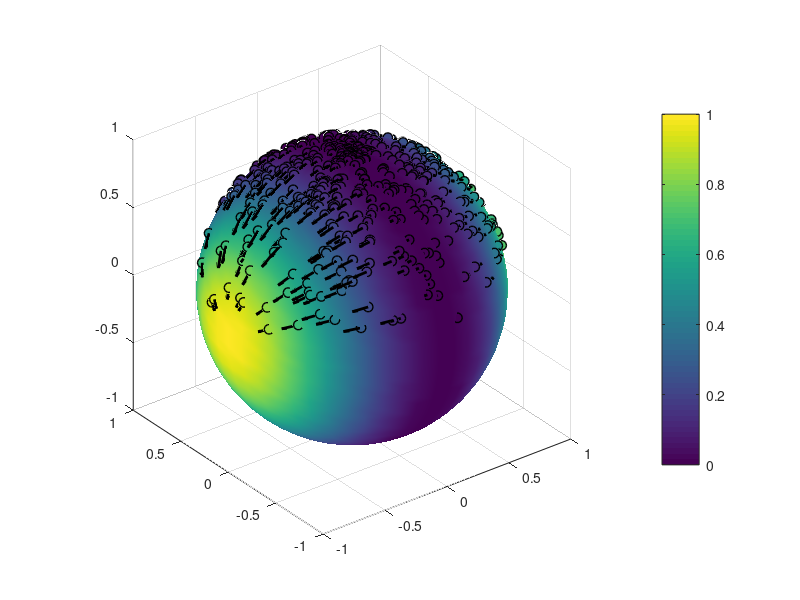

This figure's MATLAB source: (Note: this script raises an error after producing the figure.)
% Compact embedded submanifold AMG (e.g., a sphere)
clc; close all; clearvars; rng(47);

%% The sphere
% generate random values in parametrization domain
N = 500;
% entire upper hemisphere
r = 0.99*rand(N,1); th = 2*pi*rand(N,1);
% smaller neighborhood(s)
% r = (0.75-0.25)*rand(N,1)+ 0.25; th = pi/4*rand(N,1);
% r = (0.9-0.7)*rand(N,1)+ 0.7; th = pi/2*rand(N,1);
% r = 0.99*rand(N,1); th = pi/4*rand(N,1);
% r = 0.25*rand(N,1); th = 2*pi*rand(N,1);

% sample random ball in parametrization domain
S = r.*[cos(th),sin(th)];
% sample random directions
V = 2*rand(N,2) - 1; V = V./sqrt(sum(V.^2,2));
% mesh the entire sphere
nmesh = 50; [XX,YY,ZZ] = sphere(nmesh);

% parametrize upper hemisphere
Zcurv = @(X,Y) sqrt(1-X.^2 - Y.^2); Z = Zcurv(S(:,1),S(:,2));
P = [S(:,1),S(:,2),Z];
% partials of sphere parametrization
Zx = @(X,Y) -X./(sqrt(1-X.^2 - Y.^2)); Zy = @(X,Y) -Y./(sqrt(1-X.^2 - Y.^2));
% Jacobian of sphere parametrization
J = @(X,Y) [repmat([1 0; 0 1],1,1,N); reshape(Zx(X,Y),1,1,N), reshape(Zy(X,Y),1,1,N)];
JJ = J(S(:,1),S(:,2));
% tangent vectors
Vt = zeros(N,3); for i=1:N, Vt(i,:) = V(i,:)*JJ(:,:,i)'; end
Vt = Vt./sqrt(sum(Vt.^2,2));
% exponential map
Exp = @(t,Vt,P) kron(P,cos(t)) + kron(Vt./sqrt(sum(Vt.^2,2)),sin(t));
% compute exponentials along random tangent vectors
k = 25; t = 0.5*linspace(-1,1,k)'; GG = reshape(Exp(t,Vt,P),k,N,3);
% logarithmic map
Log = @(p,P) acos(P*p').*(P - P*p'.*repmat(p,size(P,1),1))./sqrt(sum((P - P*p'.*repmat(p,size(P,1),1)).^2,2));

%% Ambient map on the sphere
m = 3; XY = [reshape(XX,(nmesh+1)^2,1),reshape(YY,(nmesh+1)^2,1),reshape(ZZ,(nmesh+1)^2,1)]; rng(47);

% linear ambient function
% a = 2*rand(m,1)-1; a = a/norm(a); Func = @(XY) XY*a; Grad = @(XY) repmat(a',size(XY,1),1);
% quadratic ambient ridge of rank(H) = r <= floor(m/2)
r = 1; H = zeros(m); H(floor(m/2):floor(m/2)+r-1,floor(m/2):floor(m/2)+r-1) = eye(r); Func = @(X) sum((X*H).*X,2); Grad = @(X) X*H;
% highly nonlinear ridge
% a = 2*rand(m,1)-1; a = a/norm(a); Func = @(XY) sin(2*pi*XY*a) + cos(pi/2*XY*a); Grad = @(XY) kron(sum(pi*cos(pi*XY*a) - pi/2*sin(pi/2*XY*a),2),sum(a,2)');
% highly nonlinear approximate ridge
% w = 0.1; a = 2*rand(m,1)-1; a = a/norm(a); [A,~] = svd(a); Func = @(XY) sum(sin(pi*XY*a) + cos(pi/2*XY*a),2) + w*sum((sin(pi*XY))*A(:,2:end),2); Grad = @(XY) kron(sum(pi*cos(pi*XY*a) - pi/2*sin(pi/2*XY*a),2),sum(a,2)') + w*sum(pi*cos(pi*XY)*A(:,2:end),2)/(m-1); 
% highly nonlinear non-ridge
% a = rand(m,1)-1; a = a/norm(a); [A,~] = svd(a); Func = @(XY) sum(sin(pi*XY*a) + cos(pi/2*XY*a),2) + sum((sin(pi*XY))*A(:,2:end),2); Grad = @(XY) kron(sum(pi*cos(pi*XY*a) - pi/2*sin(pi/2*XY*a),2),sum(a,2)') + sum(pi*cos(pi*XY)*A(:,2:end),2)/(m-1);

% Compute values
F = Func(XY); G =Grad(XY); Frnd = Func(P); Grnd = Grad(P);
% Tangential gradient of ambient function
Gt = Grnd - bsxfun(@times,sum(Grnd.*P,2),P);

%% Visualize function on sphere
fig = figure;
% simple filled surface
surf(XX,YY,ZZ,reshape(F,(nmesh+1),(nmesh+1)),'FaceColor','interp','FaceLighting','gouraud','EdgeAlpha',0);
% fancy filled surface
% surf(XX,YY,ZZ,reshape(F,(nmesh+1),(nmesh+1)),'FaceColor','interp','FaceLighting','gouraud','EdgeAlpha',0.25); alpha(0.55);
% contour style mesh
% mesh(XX,YY,ZZ,reshape(F,(nmesh+1),(nmesh+1)),'EdgeColor','interp'); alpha(0.75);
% no map, sphere only
% mesh(XX,YY,ZZ,ones(size(ZZ))); hold on; alpha(0); axis equal; colormap gray;
color = caxis; hold on; axis equal; colorbar;
% random points
scatter3(P(:,1),P(:,2),P(:,3),50,'filled','cdata',Frnd,'MarkerEdgeColor','k','linewidth',1);
% random tangent vectors
% quiver3(P(:,1),P(:,2),P(:,3),Vt(:,1),Vt(:,2),Vt(:,3),1,'k','linewidth',2)
% exponential maps along random tangent vectors
% for i=1:N, plot3(GG(:,i,1),GG(:,i,2),GG(:,i,3),'r','linewidth',2), end
% gradients of function at random points
quiver3(P(:,1),P(:,2),P(:,3),Gt(:,1),Gt(:,2),Gt(:,3),1,'k','linewidth',2)
fig.CurrentAxes.Visible = 'off';

%% Karcher mean & Visualization
% initialize gradient descent optimization routine
p0  = Exp(0.01,Vt(1,:),P(1,:)); Jp = [1 0; 0 1; Zx(p0(1),p0(2)) Zy(p0(1),p0(2))]; vt = rand(1,2)*Jp'; vt = vt/norm(vt); v = 1;
% Fletcher et al. (Algorithm 1)
while norm(v) > 1e-6
    v = 1/N*sum(Log(p0,P),1);
    
%     scatter3(p0(1),p0(2),p0(3),35,'filled','b');
%     quiver3(p0(1),p0(2),p0(3),v(1),v(2),v(3),1,'b','linewidth',2);
    
    p0 = Exp(norm(v),v,p0); 
    Jp = [1 0; 0 1; Zx(p0(1),p0(2)) Zy(p0(1),p0(2))]; vt = rand(1,2)*Jp'; vt = vt/norm(vt);
      
%     pause(0.5)
end
% visualize converged Karcher mean
scatter3(p0(1),p0(2),p0(3),75,'k','filled','MarkerEdgeColor','k','linewidth',2);


%% Active Manifold-Geodesics
% known mean for upper hemisphere
% p0 = [0,0,1]; vt = [rand(1,2),0]; vt = vt/norm(vt);
% 
% compute basis for tangent space (an orthogonal tangent vector)
vt2 = cross(p0,vt); Ptan = [p0 + vt; p0 + vt2; p0 - vt; p0 - vt2; p0 + vt;];
% visualize tangent space at mean
% quiver3(p0(1),p0(2),p0(3),vt(1),vt(2),vt(3),1,'k--','linewidth',2);
% quiver3(p0(1),p0(2),p0(3),vt2(1),vt2(2),vt2(3),1,'k--','linewidth',2);
% tangent plane at mean
plot3(Ptan(:,1),Ptan(:,2),Ptan(:,3),'k','linewidth',2)

% compute & visualize AMG geodesic point set
T = 1; k = 2; t = T*linspace(-1,1,k)'; Vg = sqrt(sum(Gt.^2,2)); Gset = zeros(k,N,3);
for i=1:N, Gset(:,i,:) = Exp(t*Vg(i),Gt(i,:),P(i,:)); end
% refined geodesic samples (for visualization)
kk = 25; tt = T*linspace(-1,1,kk)'; GGset = zeros(kk,N,3);
for i=1:N, GGset(:,i,:) = Exp(tt*Vg(i),Gt(i,:),P(i,:)); end
% plot geodesic set paths
% for i=1:N, plot3(GGset(:,i,1),GGset(:,i,2),GGset(:,i,3),'k','linewidth',1.5), end
% plot the geodesic set points
% scatter3(reshape(Gset(:,:,1),k*N,1),reshape(Gset(:,:,2),k*N,1),reshape(Gset(:,:,3),k*N,1),'k')

% logarithmic map of geodesic point set
Vlog = Log(p0,reshape(Gset,k*N,3));
% SVD of tangential coordinates for logarithmic map of geodesic point set
[U,D,~] = svd(1/sqrt(N*(k-1)*(T^2+1))*[vt;vt2]*Vlog',0); U = U'*[vt;vt2];
% visualize log map vectors
% quiver3(repmat(p0(1),k*N,1),repmat(p0(2),k*N,1),repmat(p0(3),k*N,1),Vlog(:,1),Vlog(:,2),Vlog(:,3),1,'b','linewidth',1);
% visualize new active manifold-geodesic basis
quiver3(repmat(p0(1),2,1),repmat(p0(2),2,1),repmat(p0(3),2,1),U(:,1),U(:,2),U(:,3),1,'k','linewidth',2);

% compute & visualize active manifold-geodesic
AMG = Exp(2*tt,U(1,:),p0); IAMG = Exp(2*tt,U(2,:),p0);
plot3(AMG(:,1),AMG(:,2),AMG(:,3),'k','linewidth',2);
plot3(IAMG(:,1),IAMG(:,2),IAMG(:,3),'k--','linewidth',2);

% compute & visualize AMG shadow plot
% project logarithmic map of random points
Gy = Log(p0,P)*U';
% visualize first-singular projected geodesic points
Py = Exp(Gy(:,1),U(1,:),p0);
% plot3(Py(:,1),Py(:,2),Py(:,3),'ro','linewidth',2);

%% AMG level-set optimizatoin:
% find the point on the AMG that minimizes the function's variability over the IAMG
options = optimset('TolX',eps,'TolFun',eps,'Display','on');
obj = @(t) range(  Func( Exp(linspace(-10,10,500)',U(2,:),Exp(t,U(1,:),p0)) )  );
[tAMG,obj_opt,exitflag] = fminsearch(obj,0,options);
pAMG = Exp(tAMG,U(1,:),p0);
% compute & visualize inactive active manifold-geodesic at tAMG
IAMG = Exp(2*tt,U(2,:),pAMG);
scatter3(pAMG(1),pAMG(2),pAMG(3),75,'filled','r');
plot3(IAMG(:,1),IAMG(:,2),IAMG(:,3),'r--','linewidth',2);

%% Rotating geodesics (verification of AMG and IAMG)
Nr = 25; tr = linspace(0,1,Nr)';
% geodesic sweep of first quadrant of the tangent space
R = kron(U(1,:),1-tr)  + kron(U(2,:),tr);
% geodesic sweep of two quadrants of the tangent space
% R = [R; kron(-U(1,:),tr)  + kron(U(2,:),1-tr)];
% normalize and construct inner-product color metric
R = R./sqrt(sum(R.^2,2)); thr = abs(sum(R.*repmat(U(1,:),size(R,1)/Nr*Nr,1),2));
% plot rotated tangent vectors
% figure(fig); quiver3(repmat(p0(1),size(R,1)/Nr*Nr,1), repmat(p0(2),size(R,1)/Nr*Nr,1), repmat(p0(3),size(R,1)/Nr*Nr,1), R(:,1), R(:,2), R(:,3),'Color',0.75*ones(3,1))
% compute rotated geodesics
Ngr = 100; Tr = 2*max([abs(max(Gy(:,1))),abs(min(Gy(:,1)))]); tgr = linspace(-Tr,Tr,Ngr)';
% exponential maps along rotated tangent vectors
Gr = reshape(Exp(tgr,R,repmat(p0,size(R,1)/Nr*Nr,1)),Ngr,size(R,1)/Nr*Nr,3);
% line color scaling
Grscl = 10;
% exponential map plots
% for i=1:size(R,1)/Nr*Nr, plot3(Gr(:,i,1),Gr(:,i,2),Gr(:,i,3),'linewidth',1,'color',abs(1-Grscl^thr(i)/Grscl)*ones(3,1)), end
% geodesic sweeps
fig2 = figure; hold on;
for i=1:size(R,1)/Nr*Nr, plot(tgr,Func(reshape(Gr(:,i,:),Ngr,3)),'-','Color',abs(1-Grscl^thr(i)/Grscl)*ones(3,1)); end
% replot AMG sweep
plot(tgr,Func(reshape(Gr(:,1,:),Ngr,3)),'k','linewidth',2);
% replot IAMG sweep
plot(tgr,Func(reshape(Gr(:,Nr,:),Ngr,3)),'k--','linewidth',2);
% scatter plot over inner products of Log projection
scatter(Gy(:,1),Frnd,50,'filled','cdata',Frnd); caxis(color);
ylabel 'f(Exp_x(t; v))'; xlabel 't'
% plot AMG level-set optimizaton inactive geodesic response
plot(tgr,Func(Exp(2*tgr,U(2,:),pAMG)),'r--','linewidth',2);
